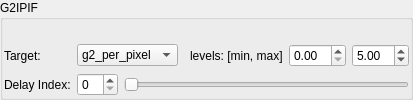
           <widget class="QGroupBox" name="groupBox_9">
            <property name="sizePolicy">
             <sizepolicy hsizetype="Preferred" vsizetype="Preferred">
              <horstretch>1</horstretch>
              <verstretch>1</verstretch>
             </sizepolicy>
            </property>
            <property name="title">
             <string>G2IPIF</string>
            </property>
            <layout class="QGridLayout" name="gridLayout_30">
             <property name="leftMargin">
              <number>1</number>
             </property>
             <property name="topMargin">
              <number>1</number>
             </property>
             <property name="rightMargin">
              <number>1</number>
             </property>
             <property name="bottomMargin">
              <number>1</number>
             </property>
             <item row="2" column="0">
              <widget class="QLabel" name="label_73">
               <property name="text">
                <string>Delay Index:</string>
               </property>
              </widget>
             </item>
             <item row="1" column="6">
              <widget class="QDoubleSpinBox" name="doubleSpinBox_G2_vmax">
               <property name="value">
                <double>5.000000000000000</double>
               </property>
              </widget>
             </item>
             <item row="1" column="0">
              <widget class="QLabel" name="label_72">
               <property name="text">
                <string>Target:</string>
               </property>
              </widget>
             </item>
             <item row="2" column="2" colspan="5">
              <widget class="QSlider" name="horizontalSlider_G2_delay">
               <property name="sizePolicy">
                <sizepolicy hsizetype="Preferred" vsizetype="Fixed">
                 <horstretch>1</horstretch>
                 <verstretch>0</verstretch>
                </sizepolicy>
               </property>
               <property name="orientation">
                <enum>Qt::Orientation::Horizontal</enum>
               </property>
              </widget>
             </item>
             <item row="1" column="4">
              <widget class="QLabel" name="label_77">
               <property name="sizePolicy">
                <sizepolicy hsizetype="Fixed" vsizetype="Preferred">
                 <horstretch>0</horstretch>
                 <verstretch>0</verstretch>
                </sizepolicy>
               </property>
               <property name="text">
                <string>levels: [min, max]</string>
               </property>
              </widget>
             </item>
             <item row="1" column="5">
              <widget class="QDoubleSpinBox" name="doubleSpinBox_G2_vmin"/>
             </item>
             <item row="0" column="0" colspan="7">
              <widget class="ImageView" name="pg_regroup_G2" native="true"/>
             </item>
             <item row="2" column="1">
              <widget class="QSpinBox" name="spinBox_G2_delay"/>
             </item>
             <item row="1" column="1" colspan="2">
              <widget class="QComboBox" name="comboBox_G2_target">
               <item>
                <property name="text">
                 <string>g2_per_pixel</string>
                </property>
               </item>
               <item>
                <property name="text">
                 <string>G2</string>
                </property>
               </item>
               <item>
                <property name="text">
                 <string>IP</string>
                </property>
               </item>
               <item>
                <property name="text">
                 <string>IF</string>
                </property>
               </item>
              </widget>
             </item>
            </layout>
           </widget>
